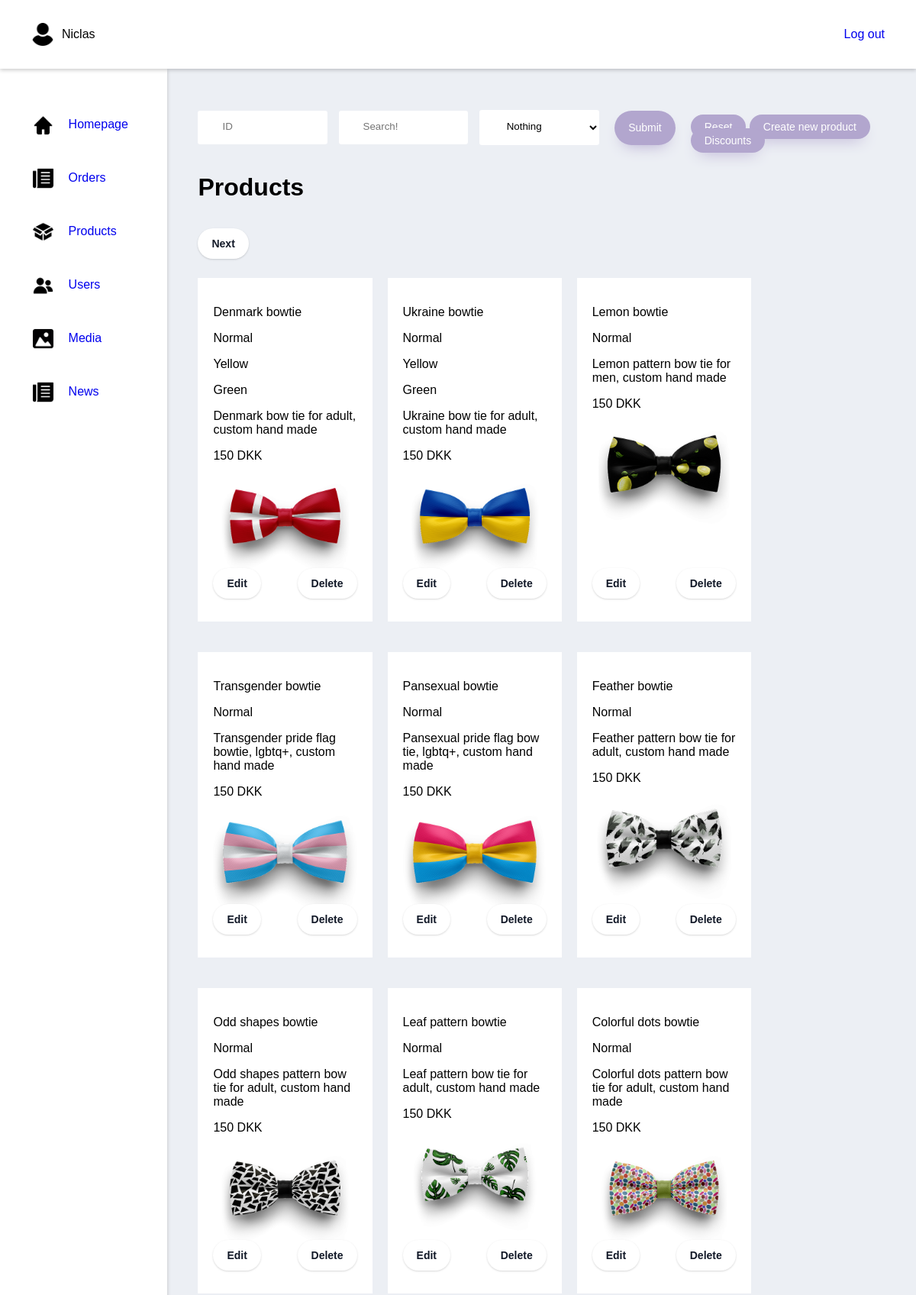
Page /adminProducts (signed in, upper part) on the earlier database version.
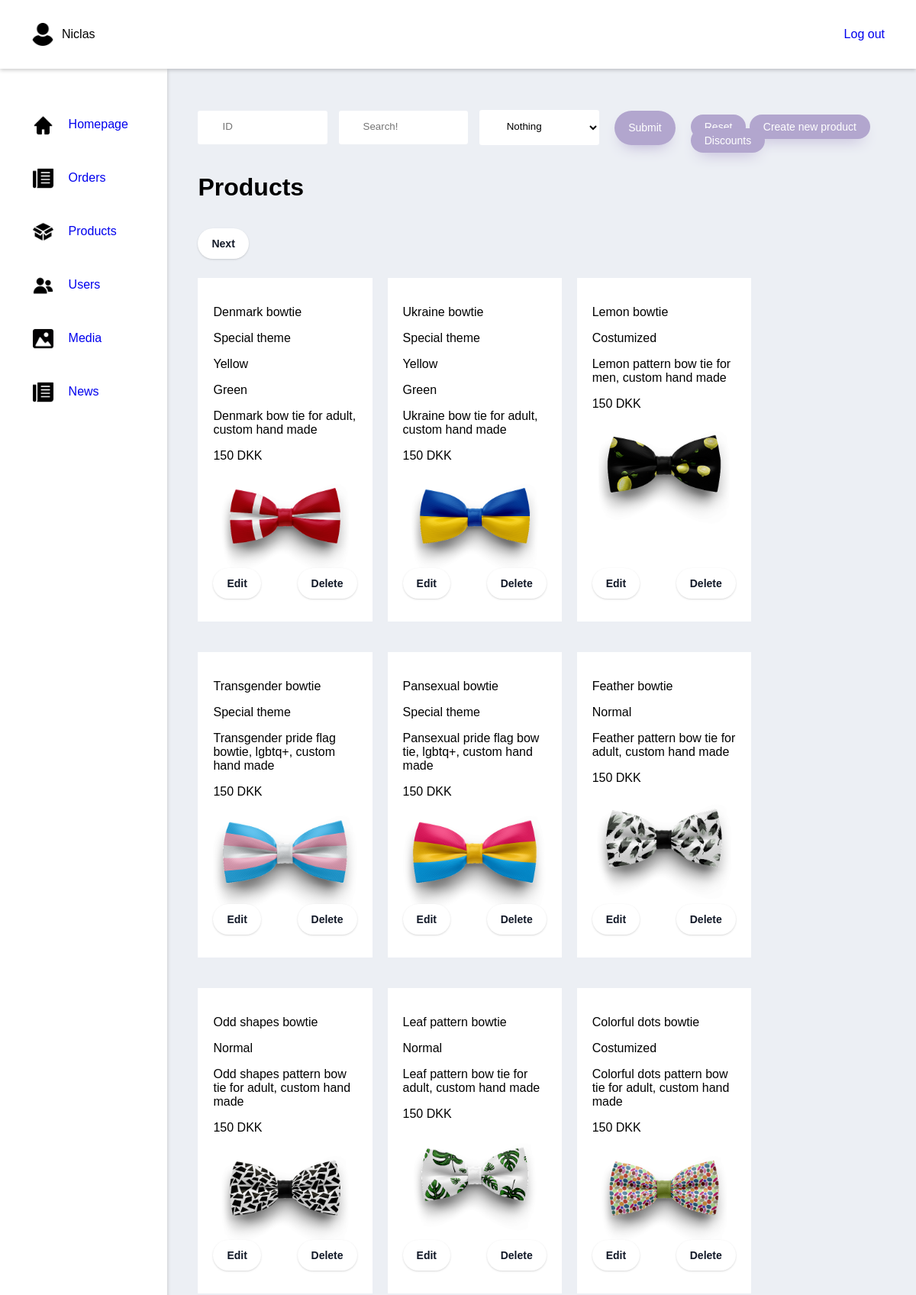
Same page on the later database version.
### tables this page shows
CREATE TABLE IF NOT EXISTS `products` (
  `products_id` int(11) NOT NULL AUTO_INCREMENT,
  `name` varchar(30) NOT NULL,
  `type` int(11) NOT NULL,
  `description` varchar(250) NOT NULL,
  `price` decimal(10,0) NOT NULL,
  `primary_image` varchar(250) DEFAULT NULL,
  PRIMARY KEY (`products_id`)
);

CREATE TABLE IF NOT EXISTS `product_types` (
  `id` int(11) NOT NULL AUTO_INCREMENT,
  `type` varchar(100) NOT NULL,
  PRIMARY KEY (`id`)
);

CREATE TABLE IF NOT EXISTS `assign_colors_to_products` (
  `product_id` int(11) NOT NULL,
  `color_id` int(11) NOT NULL,
  PRIMARY KEY (`product_id`,`color_id`)
);

CREATE TABLE IF NOT EXISTS `product_colors` (
  `id` int(11) NOT NULL AUTO_INCREMENT,
  `color` varchar(100) NOT NULL,
  PRIMARY KEY (`id`)
);

### index.php (called while the page is built, shortened)
<?php
    include "public/Router.php";
    $request = $_SERVER["REQUEST_URI"];
    $router = new Router($request);
    $router->get('/', 'views/frontend/Home');
    $router->get('/profile', 'views/login/profile');
    $router->get('/editProfileFunction', 'controllers/editProfile');
    $router->get('/loginFunction', 'controllers/login');
    $router->get('/signupFunction', 'controllers/signup');
    $router->get('/logoutFunction', 'controllers/logout');
    $router->get('/Product', 'views/frontend/Product');
    $router->get('/ProductType', 'views/frontend/productType');
    $router->get('/ProductSale', 'views/frontend/productSale');
    $router->get('/AboutUS', 'views/frontend/AboutUS');
    $router->get('/Contact', 'views/frontend/Contact');
    $router->get('/Checkout', 'views/frontend/Checkout');
    $router->get('/ProductShow', 'views/frontend/ProductShow');
    $router->get('/NewsShow', 'views/frontend/NewsShow');
    $router->get('/contactSubmit', 'controllers/contactForm');
    $router->get('/Breadcrumb', 'views/frontend/Breadcrumb');
    $router->get('/removeFromCart', 'controllers/removeFromCart');
    $router->get('/editQuantityInCart', 'controllers/editQuantityInCart');
    $router->get('/purchase', 'views/frontend/purchase');
    $router->get('/adminProducts', 'views/backend/products');

### models/handlers/ProductsHandler.php (called while the page is built, shortened)
<?php
$rootPath = "";
require_once $rootPath . "public/dbconn.php";
require_once $rootPath . "models/sql/Products.php";
class ProductsHandler extends Products{
    public $db;
    public function __construct($db) {
        $this->db = $db;
    }
    public function getAssignedColorsToProducts() {
        $getColorAssigments = $this->db->prepare($this->getColorAssigmentsQuery);
        $getColorAssigments->execute();
        $colorAssignments = $getColorAssigments->fetchAll();
        return $colorAssignments;
    }
    public function getProducts($search = '', $id = '', $type = '') {
        if( isset( $type ) && $type != '' ){
            if( isset( $id ) && $id != ''){
                $getProducts = $this->db->prepare($this->getProductsDynamicSearchQuery);
                $getProducts->bindParam(':id', $id);
            }else{
                $getProducts = $this->db->prepare($this->getProductsDynamicSearchWithoutIdQuery);
            }
            $getProducts->bindParam(':type', $type);
        }else{
            if( isset( $id ) && $id != ''){
                $getProducts = $this->db->prepare($this->getProductsDynamicSearchWithoutTypeQuery);
                $getProducts->bindParam(':id', $id);
            }else{
                $getProducts = $this->db->prepare($this->getProductsDynamicSearchWithoutIdAndTypeQuery);
            }
        }
        if ( isset( $search ) ){
            $search = "%" . $search . "%";
        }else{
            $search = "%";
        }
        $getProducts->bindParam(':search', $search);
        $getProducts->execute();
        $products = $getProducts->fetchAll();
        return $products;
    }
}
$ProductsHandler = new ProductsHandler($db);

### controllers/getProductsWithFilters.php (called while the page is built)
<?php
    $data = $ProductsHandler->getProducts(
        isset($_POST['search']) ? $_POST['search'] : "",
        isset($_POST['id']) ? $_POST['id'] : "",
        isset($_POST['type']) ? $_POST['type'] : ""
    );

### controllers/adminProducts.php (called while the page is built, shortened)
<?php
$colorAssignments = $ProductsHandler->getAssignedColorsToProducts();

### views/backend/products.php (the view, shortened to what this page needs)
<?php
    $rootPath = "";
    require_once $rootPath . "public/dbconn.php";
    require_once $rootPath . "models/handlers/productsHandler.php";
    require_once $rootPath . "models/handlers/Usershandler.php";
    require_once $rootPath . "controllers/createProduct.php";
    require_once $rootPath . "controllers/editProduct.php";
    require_once $rootPath . "controllers/adminProducts.php";
    require_once $rootPath . "controllers/getProductsWithFilters.php";
    require_once $rootPath . "views/backend/partials/header.php";
    $id = null;
    $search = null;
    $page = 0;
?>
<div class="wrapper">
    <form class="Admin-handlers" method="POST" action="adminProducts">
        <div class="Admin-search-product">
            <input class="input" type="text" name="id" placeholder="ID" value="<?php echo ($id != null) ? $id : ""; ?>">
            <input class="input" type="text" name="search" placeholder="Search!" value="<?php echo ($search != null) ? $search : ""; ?>">
                <select name="type" id="type">
                    <option value="">Nothing</option>
                </select>
            <input class="button submit" type="submit">
        </div>
        <div class="Reset_create_div">
            <a class="button" href="/adminProducts">Reset</a>
            <a class="button" href="/adminCreateProduct">Create new product</a>
            <a class="button" href="/adminSale">Discounts</a>
        </div>
    </form>
        <?php
            $pageNr = $page;
            $productsPrPage = 10;
            $pageMinIndex = $pageNr * $productsPrPage;
            $pageMaxIndex = $pageMinIndex + $productsPrPage;
        ?>
        <div class="Admin-page-title">
              <h1>Products</h1>
        </div>
<div class="wrapper-main-area">
        <?php
            if($page < (count($data) / $productsPrPage) - 1){
        ?>
                <form method="POST" action="adminProducts">
                    <input class="Next-button button-pagination" type="submit" value="Next">
                </form>
        <?php
            }
        ?>
        <div class="products">
                <?php
                    for($i = $pageMinIndex; $i < $pageMaxIndex && $i < count($data); $i++){
                        $indData = $data[$i];
                ?>
                        <div class="product">
                        <div class="product-info">
                            <p><?php echo $indData['name'] ?></p>
                            <p><?php echo $indData['type'] ?></p>
                            <?php
                                foreach($colorAssignments as $color){
                                    if($color['product_id'] == $indData['products_id']){
                            ?>
                                <p><?php echo $color['color'] ?></p>
                            <?php
                                    }
                                }
                            ?>
                            <p><?php echo $indData['description'] ?></p>
                            <p><?php echo $indData['price'] ?> DKK</p>
                            <div class="BannerImage">
                                <?php $image = explode(".", $indData['primary_image']) ?>
                                <img  src="/uploads/thumbs/<?php echo $image[0] . "_thumb." . $image[1] ?>">
                            </div>
                        </div>
                            <div class="Edit-Delete-div">
                                <form method="POST" action="adminEditProduct">
                                    <input class="button-pagination" type="submit" value="Edit">
                                </form>
                                <form method="POST" action="adminProducts">
                                    <input class="button-pagination" type="submit" value="Delete">
                                </form>
                            </div>
                        </div>
                <?php
                    }
                ?>
        </div>
            <?php
                echo "<br>";
            ?>
</div>
</div>
<?php
    require_once $rootPath . "views/backend/partials/footer.php";
?>

### public/Router.php (shortened to what this page needs)
<?php
class Router{
    private $request;
    public function __construct($requestPara){
        $this->request = $requestPara;
    }
    public function get($route, $file){
        $uri = trim($this->request, "/");
        $uri = explode("/", $uri);
        if($uri[0] == trim($route, "/")){
            require_once $file . ".php";
        }
    }
}

### views/backend/partials/header.php (shortened to what this page needs)
<?php
    $rootPath = "";
?>
<!DOCTYPE html>
<html lang="en">
<head>
    <link rel="stylesheet" href="<?php echo $rootPath ?>views/backend/partials/css/style.css">
</head>
<body>
<div class="Top-nav">
    <div class="Login-info-div">
        <div class="Nav-admin-name">
            <div class="Nav-icon">
                <img src="assets/icons/user.png" alt="">
            </div>
            <?php
                if(isset($_SESSION['name'])){
            ?>
                <p>
                    <?php echo $_SESSION['name']; ?>
                </p>
        </div>
            <a class="Logout" href="/logoutFunction">Log out</a>
        <?php
            }
        ?>
    </div>
</div>
<div class="Admin-main-section">
    <aside>
        <nav>
            <ul>
                <li>
                    <div class="Nav-icon link-icon">
                        <img src="assets/icons/home.png" alt="">
                    </div>
                    <a href="/adminFrontpage">Homepage</a>
                </li>
                <li>
                    <div class="Nav-icon link-icon">
                        <img src="assets/icons/news.png" alt="">
                    </div>
                    <a href="/adminOrders">Orders</a>
                </li>
                <li>
                    <div class="Nav-icon link-icon">
                        <img src="assets/icons/box.png" alt="">
                    </div>
                    <a href="/adminProducts">Products</a>
                </li>
                <li>
                    <div class="Nav-icon link-icon">
                        <img src="assets/icons/group.png" alt="">
                    </div>
                    <a href="/adminUsers">Users</a>
                </li>
                <li>
                    <div class="Nav-icon link-icon">
                        <img src="assets/icons/insert-picture-icon.png" alt="">
                    </div>
                    <a href="/adminMedia">Media</a>
                </li>
                <li>
                    <div class="Nav-icon link-icon">
                        <img src="assets/icons/news.png" alt="">
                    </div>
                    <a href="/adminNews">News</a>
                </li>
            </ul>
        </nav>
    </aside>

### views/backend/partials/footer.php (shortened to what this page needs)
</div>
</body>
</html>

### views/backend/partials/css/style.css (style rules this page uses)
body { margin: 0; padding: 0; box-sizing: border-box; font-family: 'Questrial', sans-serif; background: #ECEFF4; }
.Admin-main-section { display: flex; }
.Top-nav { display: flex; background: #ffffff; box-shadow: 0 2px 5px 0px rgba(0,0,0,.2); z-index: 10; position: relative; padding: 0 3%; }
.Logout { display: flex; align-items: center; }
aside { width: 280px; background: #ffffff; min-height: 100vh; box-shadow: 0 2px 5px 0px rgba(0,0,0,.2); }
aside nav { width: 100%; display: flex; flex-direction: column; align-items: center; }
.Login-info-div { padding: 20px 5px; width: 100vw; }
.Login-info-div { display: flex; justify-content: space-between; }
ul { height: auto !important; margin-top: 48px; padding-left: 0 !important; margin-right: 9px; }
li { height: 40px; margin-bottom: 20px; list-style-type: none; display: flex; align-items: center; padding: 5px; }
a:link { text-decoration: none; }
.wrapper { margin: 37px 0 0 40px; width: 100%; }
.wrapper-main-area { position: relative; }
.Reset_create_div { margin: 20px 0; }
.Admin-page-title { margin-top: 30px; }
.Admin-page-title h1 { margin-bottom: 0 !important; }
.Admin-handlers { display: flex; justify-content: space-between; margin-right: 2.5%; margin-top: 10px; height: 60px; }
.Admin-handlers .input, select { margin: 0 auto; padding: .8rem 2rem; border-radius: 0.2rem; background-color: rgb(255, 255, 255); border: none; width: 90%; display: block; border-bottom: 0.3rem solid transparent; transition: all 0.3s; margin-right: 15px; }
.Admin-search-product { display: flex; align-items: center; }
.Admin-search-product input, select { margin: 0 20px 0 0; }
.Nav-admin-name { display: flex; }
.Nav-icon { width: 30px; height: auto; display: flex; align-items: center; margin-right: 10px; }
.Nav-icon img { width: 100%; height: auto; }
.link-icon { width: 27px; margin-right: 20px; }
.button { background: #B2A6CE; border-radius: 999px; height: 45px; box-shadow: #B2A6CE 0 10px 20px -10px; box-sizing: border-box; color: #ffffff; cursor: pointer; font-size: 14px; opacity: 1; outline: 0 solid transparent; padding: 8px 18px; user-select: none; -webkit-user-select: none; width: fit-content; word-break: break-word; border: 0; }
.button-pagination { background-color: #FFFFFF; border: 0; border-radius: 999px; box-sizing: border-box; color: #111827; font-size: .875rem; font-weight: 600; line-height: 24px; padding: 8px 18px; text-align: center; text-decoration: none #D1D5DB solid; box-shadow: 0 1px 3px 0 rgba(0, 0, 0, 0.1), 0 1px 2px 0 rgba(0, 0, 0, 0.06); cursor: pointer; user-select: none; }
.BannerImage { max-width: 300px; height: auto; margin: -40px 0; }
.BannerImage img { width: 100%; height: auto; }
.submit { margin-left: 30px; }
.products, .choose-image { display: flex; flex-wrap: wrap; margin: 80px 0; }
.product, .image { width: 20%; background: #ffffff; padding: 20px; margin: 20px 20px 20px 0; position: relative; height: auto; display: flex; flex-direction: column; justify-content: space-between; }
.Prev-button, .Next-button { position: absolute; top: -45px; }
.Edit-Delete-div { display: flex; justify-content: space-between; padding: 10px 0; align-items: center; }

Differences in the rows shown:
changed products "Denmark bowtie": product_types.type "Normal" → "Special theme"
changed products "Ukraine bowtie": product_types.type "Normal" → "Special theme"
changed products "Lemon bowtie": product_types.type "Normal" → "Costumized"
changed products "Transgender bowtie": product_types.type "Normal" → "Special theme"
changed products "Pansexual bowtie": product_types.type "Normal" → "Special theme"
changed products "Colorful dots bowtie": product_types.type "Normal" → "Costumized"
